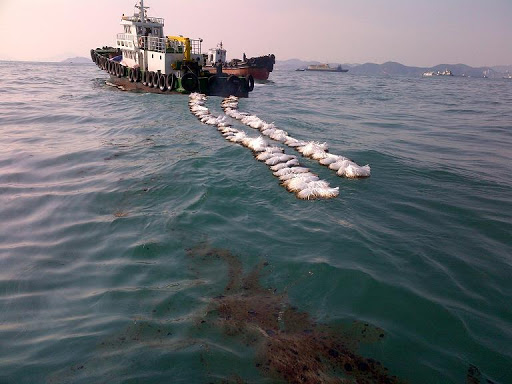
#> input picture src/image/unnamed.jpg, 512 x 384 px
$ python localBinaryPattern.py   (older library calls are emulated)
#> lines starting #> are read from the running program, lines starting #| are printed output that depends on the picture; after the words box and inside, x2 and y2 are one past the last pixel; in counts of white or black regions, pixels touching at a corner belong together
import numpy as np
import matplotlib.pyplot as plt
import cv2

from skimage.feature import local_binary_pattern
from skimage.feature import greycomatrix, greycoprops

oil_locations = [(230, 290), (257, 303), (273, 336), (311, 336)]
ocean_locations = [(344, 234), (397, 118), (43, 305), (427, 302)]

rgb_img = cv2.imread("./image/unnamed.jpg")
#> rgb_img is the input picture: shape (384, 512, 3); mean B, G, R 113.1, 108.4, 105
gray_img = cv2.cvtColor(rgb_img, cv2.COLOR_BGR2GRAY)
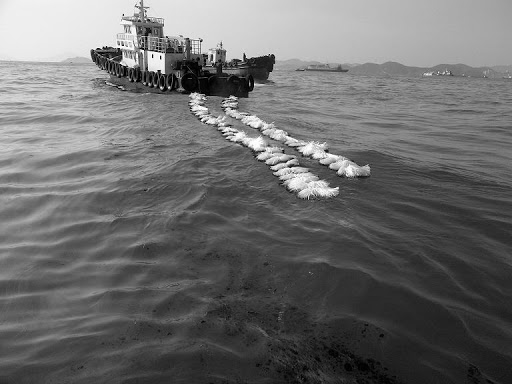
#> gray_img: shape (384, 512); min 0, max 255, mean 107.9
rgb_img = cv2.cvtColor(rgb_img, cv2.COLOR_BGR2RGB)

ocean_crops = []
oil_crops = []
rgb_crops = []
crop_offset = 50

for loc in oil_locations:
	crop = gray_img[loc[1]:loc[1] + crop_offset, loc[0]:loc[0] + crop_offset]
	oil_crops.append(crop)
	cv2.rectangle(rgb_img, (loc[0], loc[1]), (loc[0] + crop_offset,loc[1] + crop_offset), color = (0, 0, 255), thickness = 3)
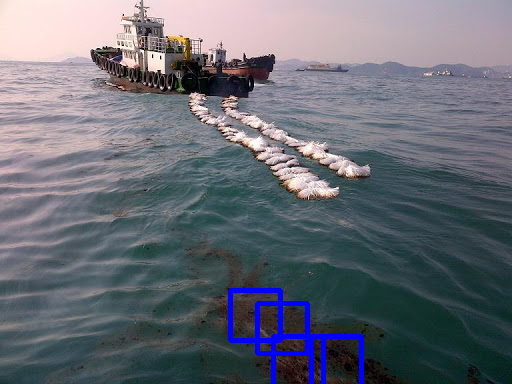
#> rgb_img: shape (384, 512, 3); mean R, G, B 104.2, 107.6, 116.6
#> after the loop, oil_crops = 4 items

for loc in ocean_locations:
	crop = gray_img[loc[1]:loc[1] + crop_offset, loc[0]:loc[0] + crop_offset]
	ocean_crops.append(crop)
	cv2.rectangle(rgb_img, (loc[0], loc[1]), (loc[0] + crop_offset,loc[1] + crop_offset), color = (255, 0, 0), thickness = 3)
#> this loop made 4 passes
#> pass 1, `crop = gray_img[loc[1]:loc[1] + crop_offset, loc[0]:loc[0] + crop_offs..`:
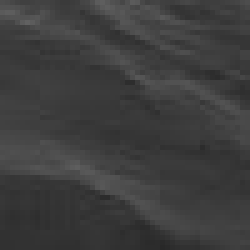
#> crop: shape (50, 50) (shown 5 times larger); min 40, max 97, mean 61.6
#> after the loop:
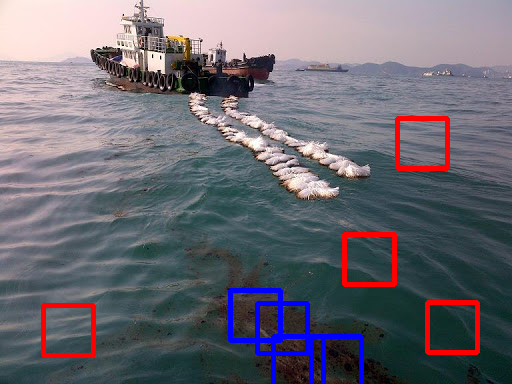
#> rgb_img: shape (384, 512, 3); 2.01% of pixels changed, all inside (x1, y1, x2, y2) = (41, 116, 480, 358)
#> after the loop, ocean_crops = 4 items

# settings for LBP
radius = 2
n_points = 8 * radius
METHOD = 'uniform'

def kullback_leibler_divergence(p, q):
    p = np.asarray(p)
    q = np.asarray(q)
    filt = np.logical_and(p != 0, q != 0)
    return np.sum(p[filt] * np.log2(p[filt] / q[filt]))

def hist(ax, lbp):
    n_bins = int(lbp.max() + 1)
    return ax.hist(lbp.ravel(), density=True, bins=n_bins, range=(0, n_bins), facecolor='0.5')

def match(refs, img):
    best_score = 10
    best_name = None
    lbp = local_binary_pattern(img, n_points, radius, METHOD)
    n_bins = int(lbp.max() + 1)
    hist, _ = np.histogram(lbp, density=True, bins=n_bins, range=(0, n_bins))
    for name, ref in refs.items():
        ref_hist, _ = np.histogram(ref, density=True, bins=n_bins,
                                   range=(0, n_bins))
        score = kullback_leibler_divergence(hist, ref_hist)
        if score < best_score:
            best_score = score
            best_name = name
    return best_name

refs = []
for image in ocean_crops:
	ref = local_binary_pattern(image, n_points, radius, METHOD)
	refs.append(ref)
#> this loop made 4 passes
#> pass 1, `ref = local_binary_pattern(image, n_points, radius, METHOD)`:
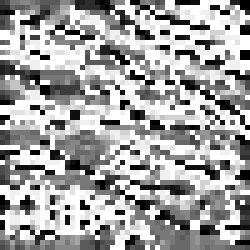
#> ref: shape (50, 50) float64 (shown 5 times larger); min 0, max 17, mean 10.8; drawn with min black and max white
#> pass 3, `ref = local_binary_pattern(image, n_points, radius, METHOD)`:
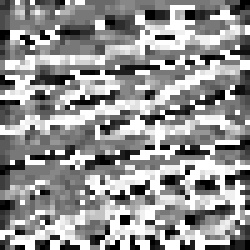
#> ref: shape (50, 50) float64 (shown 5 times larger); min 0, max 17, mean 9.77; drawn with min black and max white
#> after the loop, refs = 4 items


# plot histograms of LBP of textures
fig, ((ax1, ax2, ax3), (ax4, ax5, ax6)) = plt.subplots(nrows=2, ncols=3,
                                                       figsize=(9, 6))
plt.gray()

ax1.imshow(ocean_crops[0])
ax1.axis('off')
hist(ax4, refs[0])
#> in hist, `n_bins = int(lbp.max() + 1)`: n_bins = 18
ax4.set_ylabel('Percentage')

ax2.imshow(ocean_crops[1])
ax2.axis('off')
hist(ax5, refs[1])
ax5.set_xlabel('Uniform LBP values')

ax3.imshow(ocean_crops[2])
ax3.axis('off')
hist(ax6, refs[2])

plt.show()
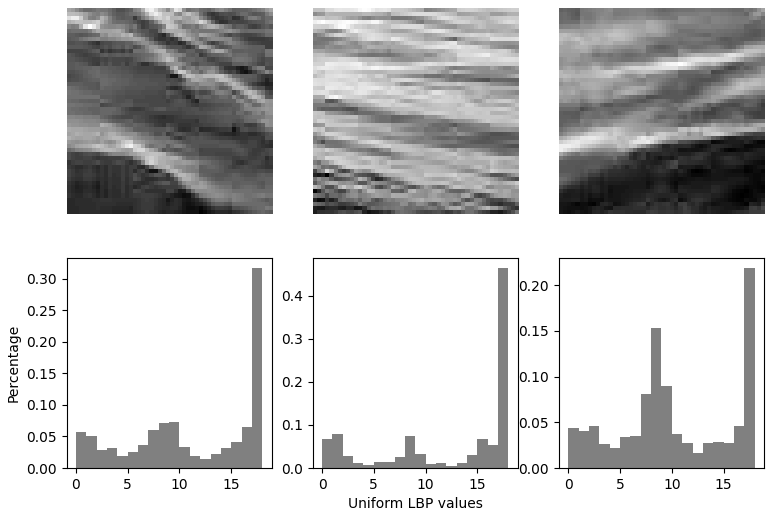
#> figure drawn by matplotlib, 6 panels; panel 4: tallest bar 0.317 high, from x = 17 to 18; panel 5: tallest bar 0.464 high, from x = 17 to 18; panel 6: tallest bar 0.219 high, from x = 17 to 18

$ run again, with src/image/1507939_1397430_2226.jpg copied over src/image/unnamed.jpg
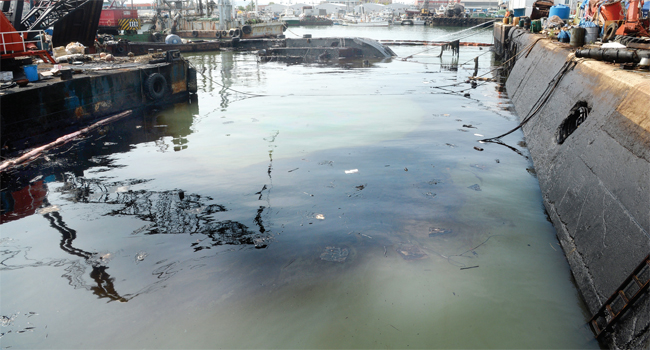
#> input picture src/image/1507939_1397430_2226.jpg, 650 x 350 px
#> rgb_img is the input picture: shape (350, 650, 3); mean B, G, R 134, 132.4, 125.6
#> after the loop `for loc in oil_locations:`: oil_crops = 4 items
#> after the loop `for loc in ocean_locations:`:
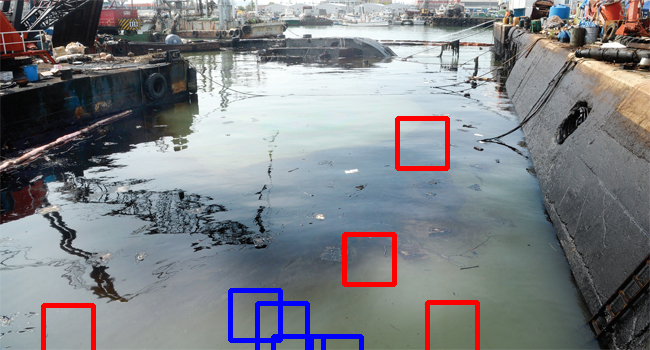
#> rgb_img: shape (350, 650, 3); mean R, G, B 126.2, 128.9, 133.1
#> the loop `for image in ocean_crops:` made 4 passes
#> pass 3, `ref = local_binary_pattern(image, n_points, radius, METHOD)`:
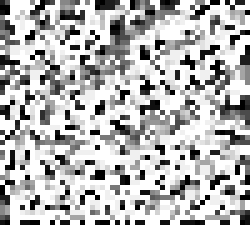
#> ref: shape (45, 50) float64 (shown 5 times larger); min 0, max 17, mean 11.91; drawn with min black and max white
#> n_bins = 18

$ run again, with src/image/201076528_1280.jpg copied over src/image/unnamed.jpg
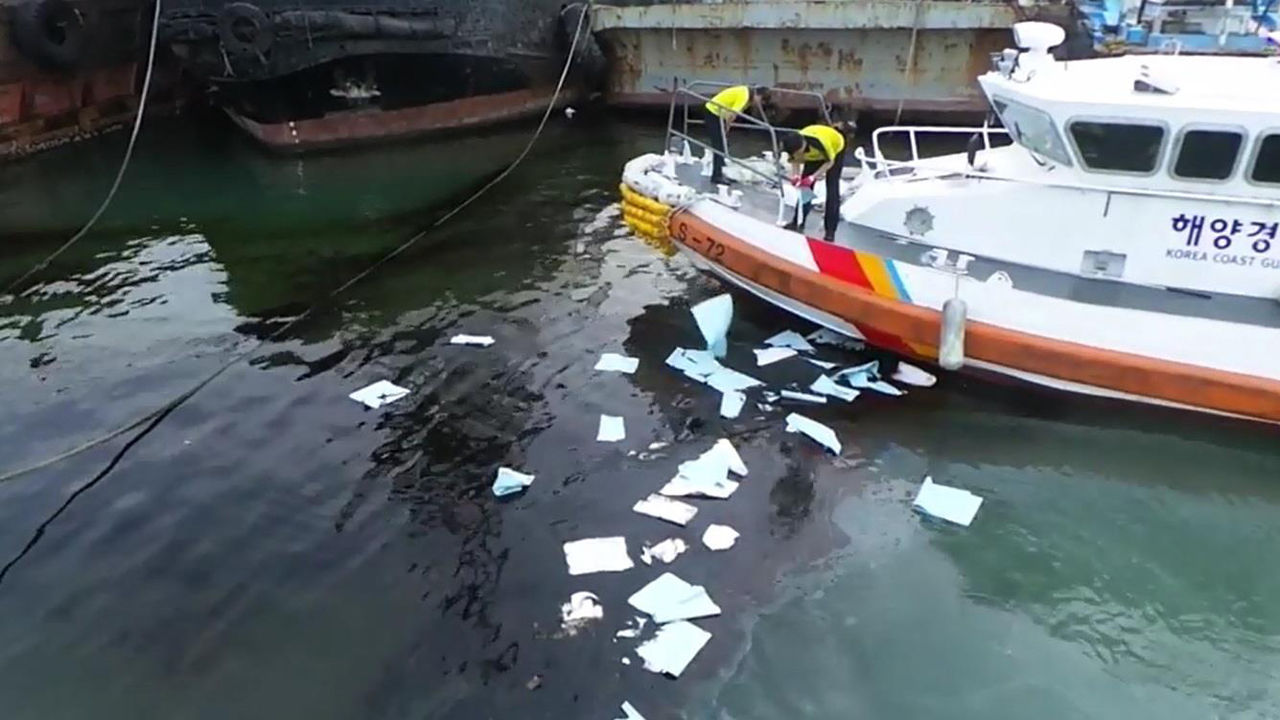
#> input picture src/image/201076528_1280.jpg, 1280 x 720 px
#> rgb_img is the input picture: shape (720, 1280, 3); mean B, G, R 106.2, 102.7, 95.1
#> after the loop `for loc in oil_locations:`: oil_crops = 4 items
#> after the loop `for loc in ocean_locations:`:
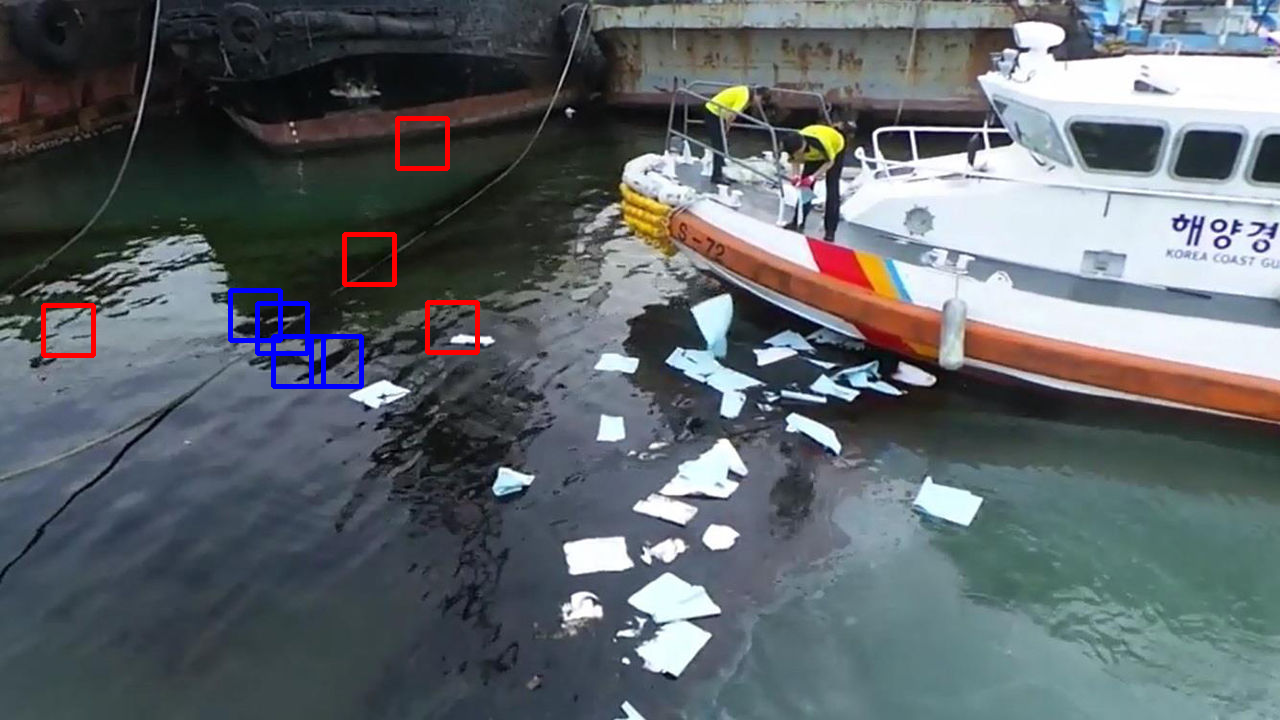
#> rgb_img: shape (720, 1280, 3); mean R, G, B 95.7, 102.1, 106.6
#> the loop `for image in ocean_crops:` made 4 passes
#> pass 3, `ref = local_binary_pattern(image, n_points, radius, METHOD)`:
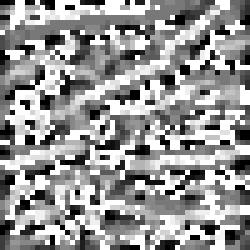
#> ref: shape (50, 50) float64 (shown 5 times larger); min 0, max 17, mean 10; drawn with min black and max white
#> n_bins = 18
